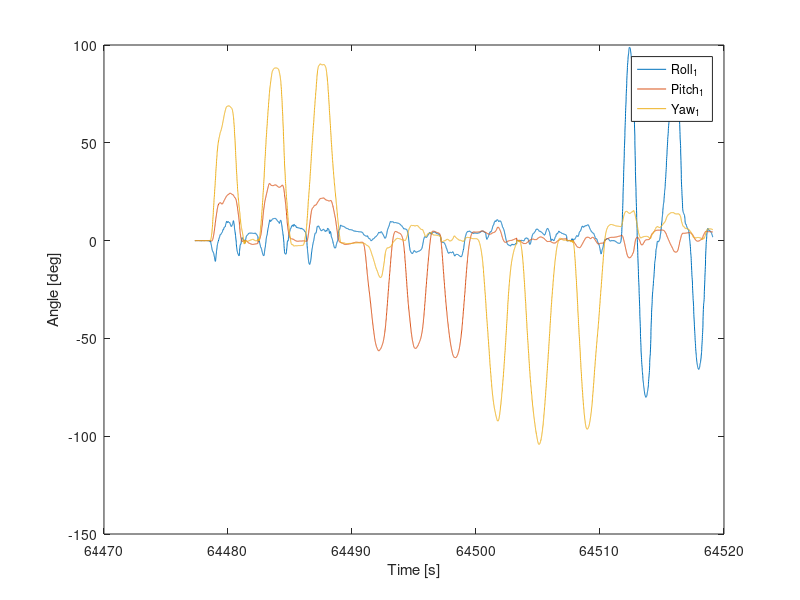

Recreate this plot in MATLAB.
%% Plot of IMU data
data = dlmread('20171011_onarm.txt','\t',2,0);

time1 = data(data(:,1)==1,2);
time2 = data(data(:,1)==2,2);
dev1 = data(data(:,1)==1,3:end);
dev2 = data(data(:,1)==2,3:end);

figure
plot(time1,dev1)
hold on
plot(time2,dev2)
legend('Roll_1','Pitch_1','Yaw_1','Roll_2','Pitch_2','Yaw_2')
xlabel('Time [s]'); ylabel('Angle [deg]');
